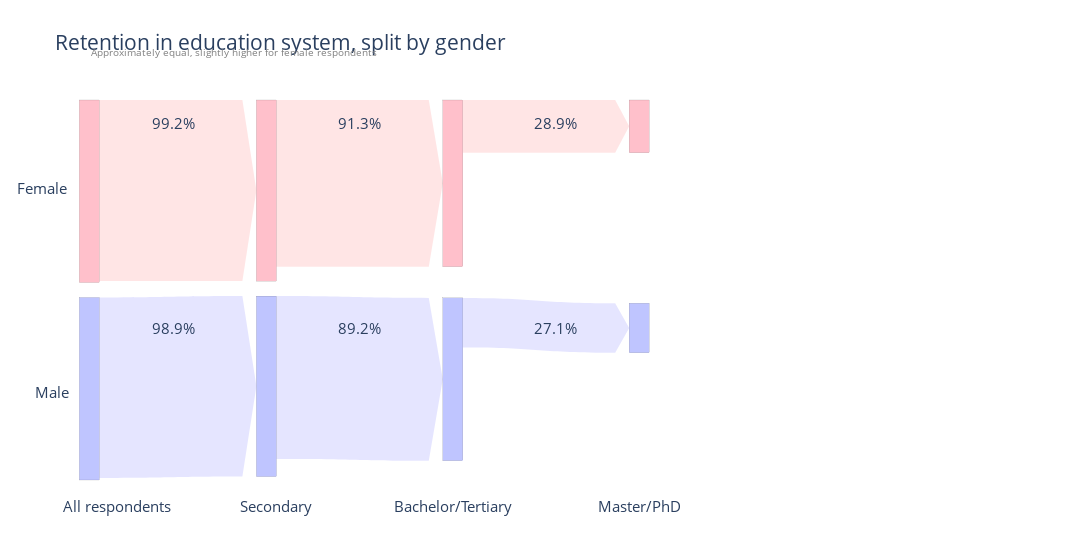

Notebook source saved alongside this figure:
### Code cell
%run gender_education.ipynb

### Figure 1 — Plotly figure (JSON) as saved in the notebook; plotly's stock layout.template omitted (floating-point values rounded to 4 significant figures)
{"data": [{"arrangement": "snap", "link": {"arrowlen": 14, "color": ["rgba(0,0,255,0.1)", "rgba(0,0,255,0.1)", "rgba(0,0,255,0.1)", "rgba(0,0,255,0.1)", "rgba(0,0,255,0.1)", "rgba(0,0,255,0.1)", "rgba(0,0,255,0.1)", "rgba(255,0,0,0.1)", "rgba(255,0,0,0.1)", "rgba(255,0,0,0.1)", "rgba(255,0,0,0.1)", "rgba(255,0,0,0.1)", "rgba(255,0,0,0.1)", "rgba(255,0,0,0.1)", "rgba(255,255,255,0)", "rgba(255,255,255,0)"], "customdata": ["Almost all male respondents<br>completed secondary education", "", "Most male respondents continued to tertiary education,<br>though slightly less than female respondents", "", "Over a quarter of male respondents continued to a master or doctorate,<br>though slightly less than female respondents", "", "", "Almost all female respondents<br>completed secondary education", "", "Most female respondents continued to tertiary education,<br>though slightly more than female respondents", "", "Over a quarter of female respondents continued to a master or doctorate,<br>though slightly more than male respondents"], "hovertemplate": " %{customdata}<extra></extra>", "source": [1, 1, 2, 2, 3, 3, 4, 5, 5, 6, 6, 7, 7, 8, 9, 9], "target": [2, 0, 3, 0, 4, 0, 0, 6, 0, 7, 0, 8, 0, 0, 1, 5], "value": [98.92, 0, 89.21, 0, 27.14, 0, 0, 99.22, 0, 91.33, 0, 28.9, 0, 0, 100, 100]}, "node": {"color": ["green", "#bfc5ff", "#bfc5ff", "#bfc5ff", "#bfc5ff", "pink", "pink", "pink", "pink"], "customdata": ["", "All valid answers from male<br> respondents were used", "Male respondents, secondary degree", "Male respondents, tertiary education", "Male respondents, master / doctorate", "All valid answers from female<br> respondents were used", "Female respondents, secondary degree", "Female respondents, tertiary education", "Female respondents, master / doctorate"], "hovertemplate": "%{customdata}<extra></extra>", "line": {"color": "black", "width": 0.1}, "pad": 15, "thickness": 20, "x": [0.01, 0.2, 0.4, 0.6, 0.01, 0.2, 0.4, 0.6, -1], "y": [0.3, 0.3, 0.735, 0.6, 0.2, 0.2, 0.2, 0.05, 0.1]}, "type": "sankey"}], "layout": {"annotations": [{"font": {"color": "grey", "size": 10}, "showarrow": false, "text": "Approximately equal, slightly higher for female respondents", "x": 0.01, "y": 1.15}, {"showarrow": false, "text": "All respondents", "x": -0.02, "y": -0.1}, {"showarrow": false, "text": "Secondary", "x": 0.17, "y": -0.1}, {"showarrow": false, "text": "Bachelor/Tertiary", "x": 0.4, "y": -0.1}, {"showarrow": false, "text": "Master/PhD", "x": 0.6, "y": -0.1}, {"showarrow": false, "text": "98.9%", "x": 0.075, "y": 0.4}, {"showarrow": false, "text": "89.2%", "x": 0.275, "y": 0.4}, {"showarrow": false, "text": "27.1%", "x": 0.51, "y": 0.4}, {"showarrow": false, "text": "99.2%", "x": 0.075, "y": 0.97}, {"showarrow": false, "text": "91.3%", "x": 0.275, "y": 0.97}, {"showarrow": false, "text": "28.9%", "x": 0.51, "y": 0.97}, {"showarrow": false, "text": "Female", "x": -0.07, "y": 0.8}, {"showarrow": false, "text": "Male", "x": -0.05, "y": 0.2}], "font": {"size": 15}, "modebar": {"remove": ["lasso2d", "select2d", "resetsankeygroup"]}, "title": {"text": "Retention in education system, split by gender"}, "width": 1200}}
